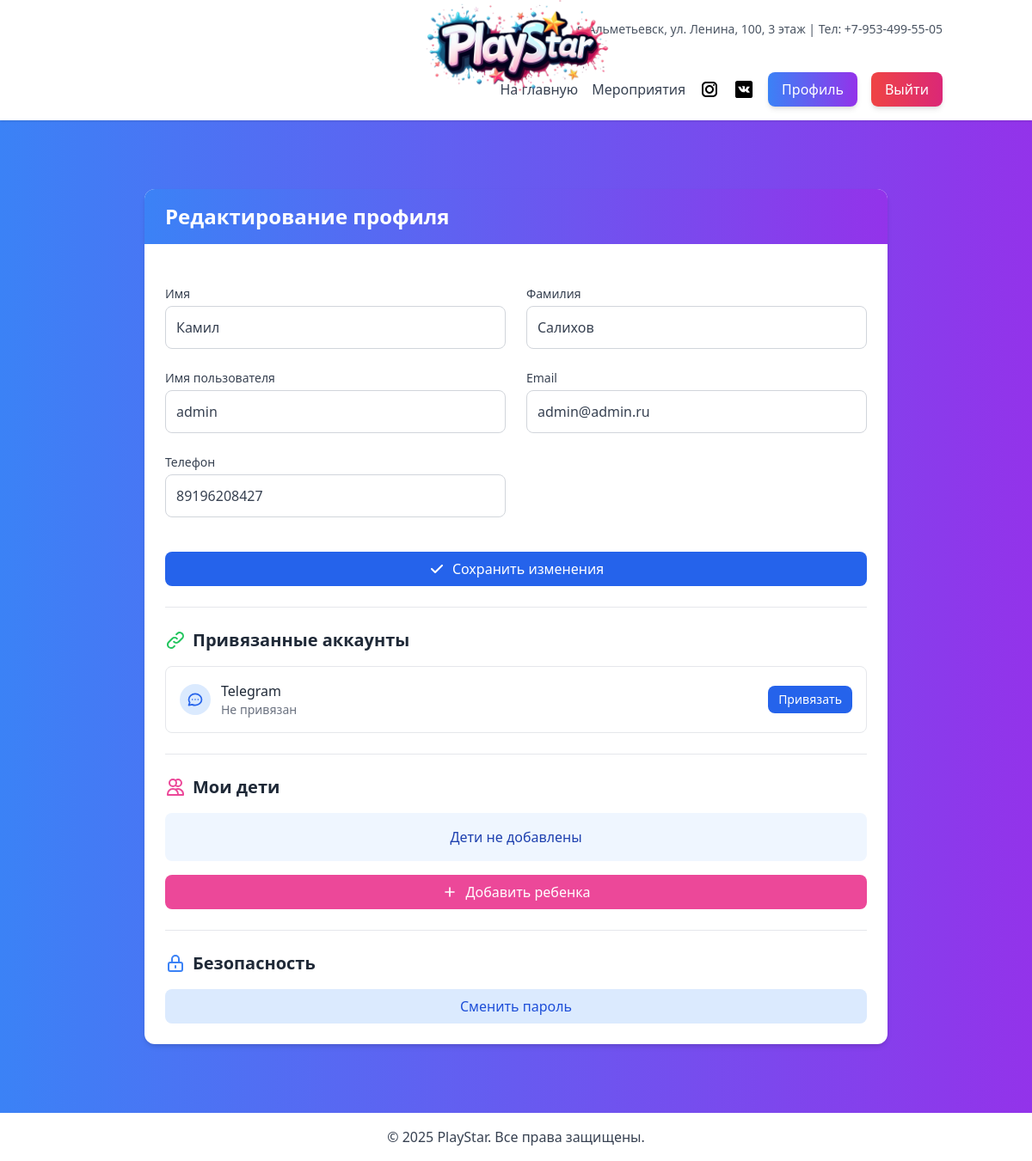
The page /accounts/profile/edit/ (signed in) on the database as committed earlier.
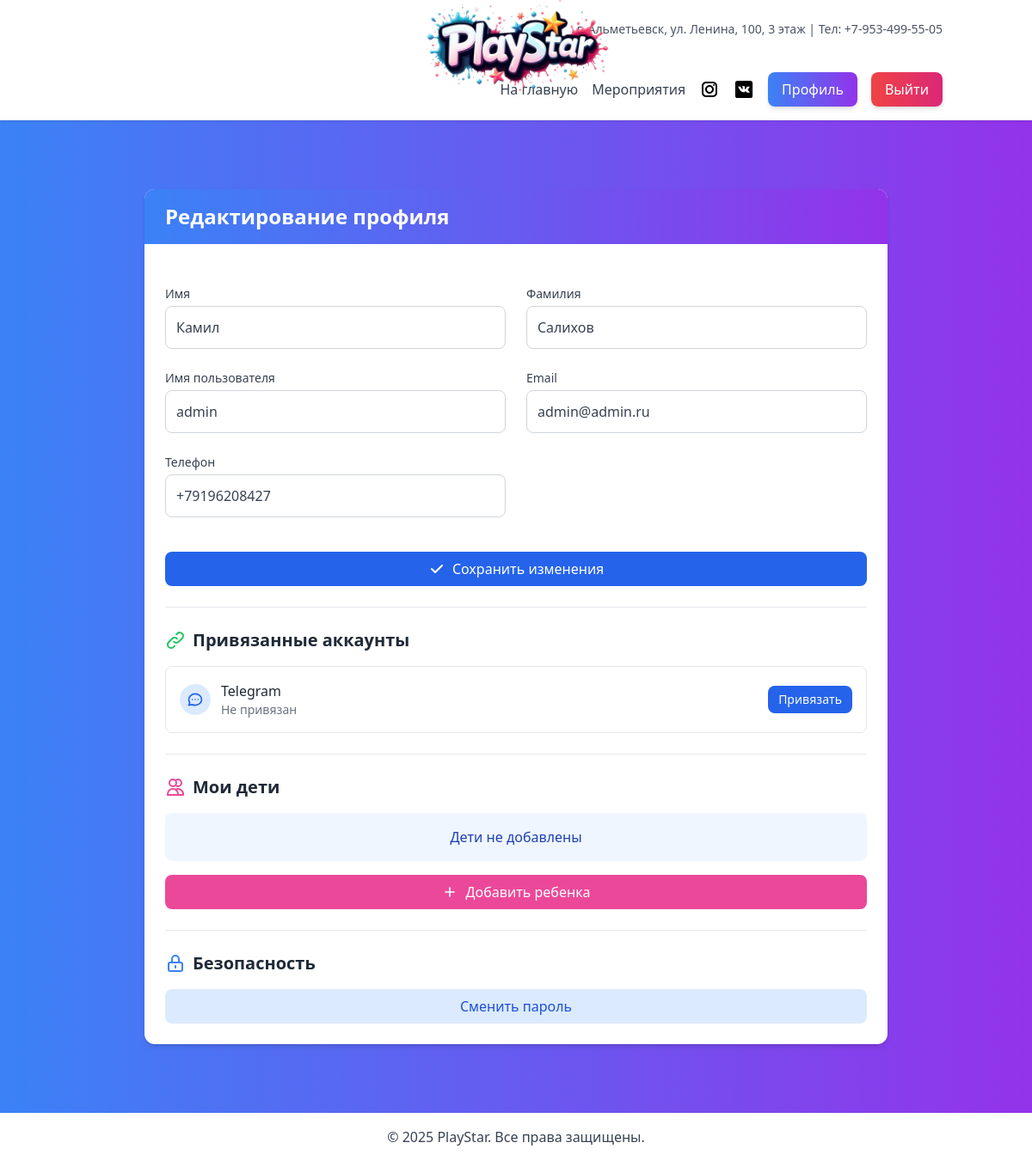
The same page on the database as committed later.
### main/models.py (models this page shows, shortened)
class CustomUser(AbstractUser):
    ROLE_CHOICES = [
        ('CLIENT', 'Клиент'),
        ('STAFF', 'Сотрудник'),
        ('MANAGER', 'Менеджер'),
        ('ADMIN', 'Администратор'),
    ]
    phone_number = models.CharField(max_length=15, unique=True, verbose_name="Номер телефона")
    role = models.CharField(
        max_length=10,
        choices=ROLE_CHOICES,
        default='CLIENT',
        verbose_name='Роль'
    )
    email = models.EmailField(unique=True, verbose_name="Email")

### accounts/views.py (the view)
# urls.py: path('profile/edit/', profile_edit, name='profile_edit'),
@login_required
def profile_edit(request):
    user = request.user
    profile, created = Profile.objects.get_or_create(user=user)
    children = profile.children.all()
    telegram_account = SocialAccount.objects.filter(user=user, provider='telegram').first()
    if request.method == 'POST':
        user_form = UserUpdateForm(request.POST, instance=user)
        profile_form = ProfileUpdateForm(request.POST, instance=profile)
        if user_form.is_valid() and profile_form.is_valid():
            user_form.save()
            profile_form.save()
            messages.success(request, _('Профиль успешно обновлен!'))
            return redirect('profile_edit')
    else:
        user_form = UserUpdateForm(instance=user)
        profile_form = ProfileUpdateForm(instance=profile)
    context = {
        'user_form': user_form,
        'profile_form': profile_form,
        'child_form': ChildForm(),
        'password_form': CustomPasswordChangeForm(user=request.user),
        'children': children,
        'telegram_bot_name': getattr(settings, 'TELEGRAM_BOT_NAME', ''),
        'telegram_account': telegram_account,
    }
    return render(request, 'accounts/profile_edit.html', context)

### accounts/forms.py
class ProfileUpdateForm(forms.ModelForm):
    class Meta:
        model = Profile
        fields = []

### accounts/templates/accounts/profile_edit.html (shortened to what the changed rows need)
{% extends 'base.html' %}
{% load static %}
{% load social_tags %}
{% block content %}
<div class="max-w-4xl mx-auto px-4 py-8">
    <div class="bg-white rounded-xl shadow-md overflow-hidden">
        <div class="bg-gradient-to-r from-blue-500 to-purple-600 px-6 py-4">
            <h1 class="text-2xl font-bold text-white">Редактирование профиля</h1>
        </div>
        <div class="p-6">
            <form method="post" class="space-y-6">
                <div class="grid grid-cols-1 md:grid-cols-2 gap-6">
                    <div>
                        <label for="{{ user_form.first_name.id_for_label }}" class="block text-sm font-medium text-gray-700 mb-1">Имя</label>
                        {{ user_form.first_name }}
                    </div>
                    <div>
                        <label for="{{ user_form.last_name.id_for_label }}" class="block text-sm font-medium text-gray-700 mb-1">Фамилия</label>
                        {{ user_form.last_name }}
                    </div>
                    <div>
                        <label for="{{ user_form.username.id_for_label }}" class="block text-sm font-medium text-gray-700 mb-1">Имя пользователя</label>
                        {{ user_form.username }}
                    </div>
                    <div>
                        <label for="{{ user_form.email.id_for_label }}" class="block text-sm font-medium text-gray-700 mb-1">Email</label>
                        {{ user_form.email }}
                    </div>
                    <div>
                        <div class="relative">
                            {{ user_form.phone_number }}
                        </div>
                    </div>
                </div>
            </form>
            <div class="mb-6">
                <h2 class="text-xl font-semibold text-gray-800 mb-4 flex items-center">
                    Привязанные аккаунты
                </h2>
            </div>
            <div class="mb-6">
                <h2 class="text-xl font-semibold text-gray-800 mb-4 flex items-center">
                    Мои дети
                </h2>
            </div>
            <div>
                <h2 class="text-xl font-semibold text-gray-800 mb-4 flex items-center">
                    <svg xmlns="http://www.w3.org/2000/svg" class="h-6 w-6 mr-2 text-blue-500" fill="none" viewBox="0 0 24 24" stroke="currentColor">
                        <path stroke-linecap="round" stroke-linejoin="round" stroke-width="2" d="M12 15v2m-6 4h12a2 2 0 002-2v-6a2 2 0 00-2-2H6a2 2 0 00-2 2v6a2 2 0 002 2zm10-10V7a4 4 0 00-8 0v4h8z" />
                    </svg>
                    Безопасность
                </h2>
            </div>
        </div>
    </div>
</div>
<link rel="stylesheet" href="{% static 'accounts/css/style.css' %}">
{% endblock %}

Rows that differ between the two databases and show on the page:
changed CustomUser "Камил": phone_number "89196208427" → "+79196208427"
